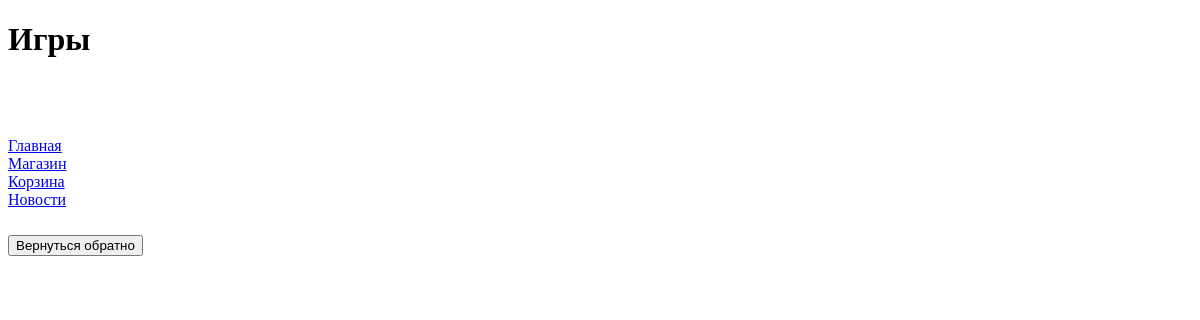
Page /games/ on the earlier database version.
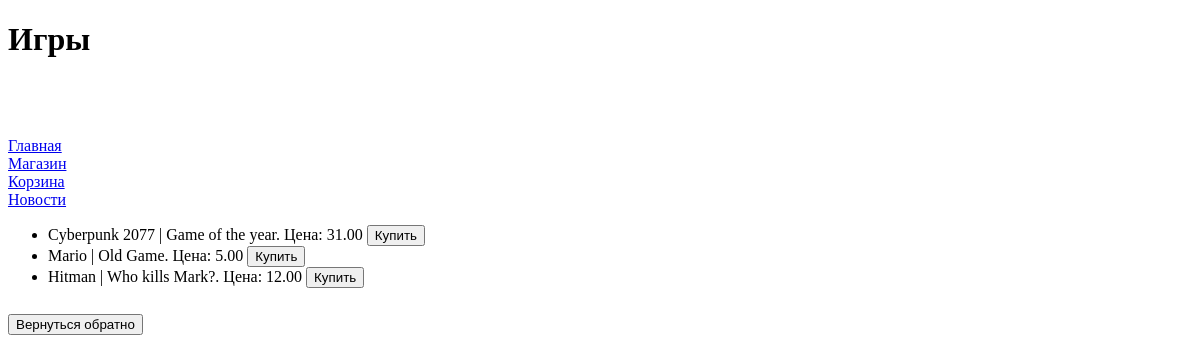
Same page on the later database version.
### task1/models.py (models this page shows, shortened)
class Game(models.Model):
    objects = None
    title = models.CharField(max_length=100)  # Название игры
    cost = models.DecimalField(max_digits=10, decimal_places=2)  # Цена игры
    size = models.DecimalField(max_digits=10, decimal_places=2)  # Размер файлов игры
    description = models.TextField()  # Описание игры
    age_limited = models.BooleanField(default=False)  # Ограничение по возрасту
    buyers = models.ManyToManyField(Buyer, related_name='games')  # Покупатели

### task1/views.py (the view)
# urls.py: path('games/', game_store_page),
def game_store_page(request):
    title = 'Игры'
    games = Game.objects.values()
    pay = 'Купить'
    context = {
        'title': title,
        'games': games,
        'pay': pay,
    }
    return render(request, 'game_store.html', context)

### templates/task1/game_store.html (shortened to what this page needs)
<!DOCTYPE html>
{% extends "menu.html" %}
    {% block page_name %}
        {{block.super}}
    {% endblock %}
    {% block menu %}
    <br>
        {{block.super}}
    {% endblock %}
    {% block content %}
     <ul>
         {% for i in games %}
             <li>{{ i.title }} | {{ i.description }}. Цена: {{ i.cost }}
                 <button>{{ pay }}</button>
             </li>
         {% endfor %}
     </ul>
     <a href="http://127.0.0.1:8000"> <h2><button> Вернуться обратно </button></h2> </a>
    {% endblock %}

### templates/task1/menu.html (shortened to what this page needs)
<!DOCTYPE html>
<html lang="en">
<head>
</head>
<body>
        {% block page_name  %}
        <h1> {{ title }} </h1>
        {% endblock %}
        {% block menu %}
        <br>
        <a href="#"> Главная </a>
        <br> <a href="http://127.0.0.1:8000/games/"> Магазин</a>
        <br> <a href="http://127.0.0.1:8000/cart/"> Корзина</a>
        <br> <a href="http://127.0.0.1:8000/platform/news/"> Новости</a>
        {% endblock %}
    <main>
        {% block content %}
        {% endblock %}
    </main>
</body>
</html>

Differences in the rows shown:
added Game: title "Cyberpunk 2077", description "Game of the year", cost "31.00", pay "Купить"
added Game: title "Mario", description "Old Game", cost "5.00", pay "Купить"
added Game: title "Hitman", description "Who kills Mark?", cost "12.00", pay "Купить"
